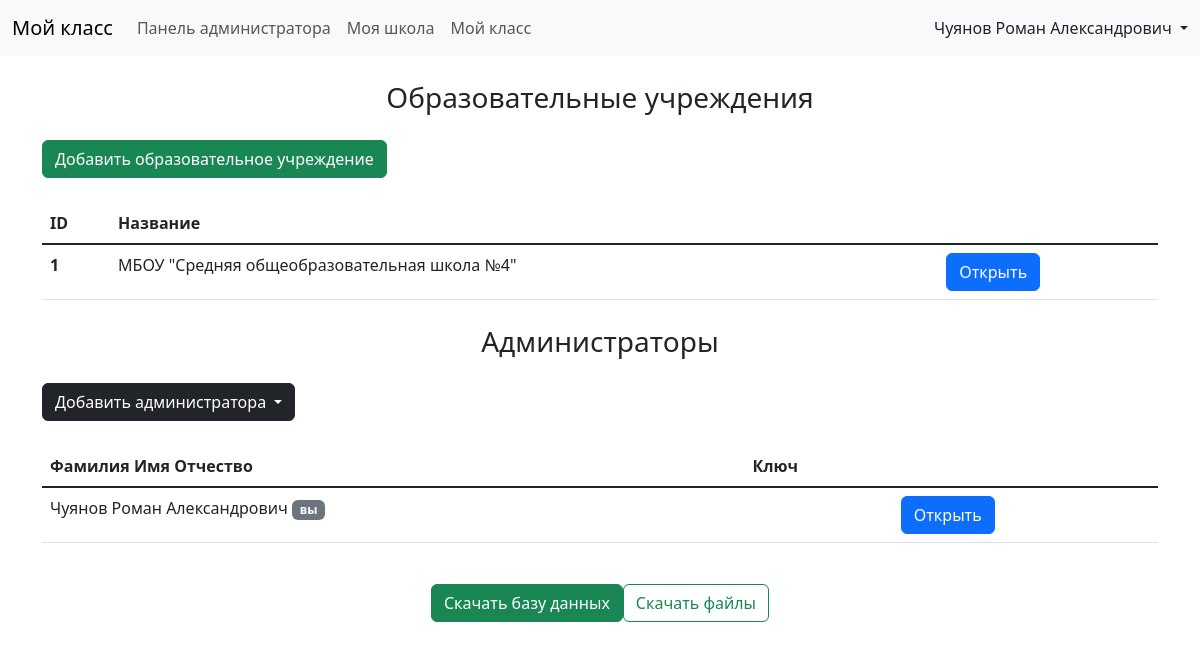
Page /admin_panel (signed in) on the committed database.
### data/models.py (models this page shows, shortened)
class User(SqlAlchemyBase, UserMixin, SerializerMixin):
    __tablename__ = 'users'
    serialize_rules = ("-user_class", "-school",)
    id = Column(Integer, primary_key=True, autoincrement=True)
    fullname = Column(String, nullable=False)
    class_id = Column(Integer, ForeignKey("classes.id"))
    school_id = Column(Integer, ForeignKey("schools.id"))
    login = Column(String, unique=True)
    hashed_password = Column(String)
    key = Column(String, unique=True)
    is_registered = Column(Boolean, nullable=False, default=False)
    is_arrived = Column(Boolean)
    arrival_time = Column(DateTime)
    list_times = Column(Text)
    statuses = Column(String, nullable=False, default="1")
    user_class = orm.relationship('Class')
    school = orm.relationship('School')

class School(SqlAlchemyBase, SerializerMixin):
    __tablename__ = 'schools'
    serialize_rules = ("-school_class", "-user",)
    id = Column(Integer, primary_key=True, autoincrement=True)
    name = Column(String, nullable=False)
    fullname = Column(Text)
    school_class = orm.relationship("Class", back_populates="school")
    user = orm.relationship("User", back_populates="school")

### main.py (the view)
@app.route('/admin_panel')
@login_required
def admin_panel():
    if not current_user.is_registered:  # noqa
        return redirect(url_for("finish_register"))
    db_sess = create_session()
    permission = db_sess.query(Permission).filter(Permission.title == "access_admin_panel").first()  # noqa
    if not allowed_permission(current_user, permission):
        db_sess.close()
        abort(403)
    schools = db_sess.query(School).all()
    admins = [user for user in db_sess.query(User).all() if
              max(list(map(int, user.statuses.split(", ")))) == db_sess.query(Status).filter(
                  Status.title == "Администратор").first().id]  # noqa
    db_sess.close()
    data = {
        "schools": schools,
        "admins": admins
    }
    return render_template("admin_panel.html", **data)

### data/db_session.py (called while the page is built)
def create_session() -> Session:
    global __factory
    return __factory()

### data/functions.py (called while the page is built)
def allowed_permission(user, permission, allow_default=True):
    if not (isinstance(user, (User, int)) or isinstance(permission, (Permission, int, str))):  # noqa
        raise TypeError
    db_sess = create_session()  # noqa
    if isinstance(user, int):
        user = db_sess.query(User).filter(User.id == user).first()  # noqa
    user: User
    statuses = db_sess.query(Status).filter(Status.id.in_(user.statuses.split(", "))).all()  # noqa
    db_sess.close()
    for status in statuses:
        if allowed_status_permission(status, permission, allow_default=allow_default):
            return True
    if allow_default:
        return False
    return

### main.py (called while the page is built)
@login_manager.user_loader
def load_user(user_id):
    db_sess = create_session()
    user = db_sess.query(User).get(user_id)
    permission = db_sess.query(Permission).filter(Permission.title == "login").first()  # noqa
    db_sess.close()
    if isinstance(user, User):
        if allowed_permission(user, permission):
            return user

### templates/admin_panel.html (shortened to what this page needs)
{% extends "base.html" %}
{% block content %}
    <div class="container" style="margin-top: 25px">
        <h3 style="text-align: center">Образовательные учреждения</h3>
    </div>
    <div class="container" style="margin-top: 25px">
        <a href="{{ url_for("add_school") }}" class="btn btn-success">Добавить образовательное учреждение</a>
    </div>
    <div class="container" style="margin-top: 25px">
        <table class="table">
            <thead>
            <tr>
                <th scope="col">ID</th>
                <th scope="col">Название</th>
                <th scope="col"></th>
            </tr>
            </thead>
            <tbody class="table-group-divider">
            {% for school in schools %}
                <tr>
                    <th scope="row">{{ school.id }}</th>
                    <td>{{ school.name }}</td>
                    <td>
                        <a href="{{ url_for("school_info", school_id=school.id) }}" class="btn btn-primary">
                            Открыть
                        </a>
                    </td>
                </tr>
            {% endfor %}
            </tbody>
        </table>
    </div>
    <div class="container" style="margin-top: 25px">
        <h3 style="text-align: center">Администраторы</h3>
    </div>
    <div class="container" style="margin-top: 25px">
        <div class="dropdown">
            <button class="btn btn-dark dropdown-toggle" type="button" data-bs-toggle="dropdown"
                    aria-expanded="false">
                Добавить администратора
            </button>
        </div>
    </div>
    <div class="container" style="margin-top: 25px">
        <table class="table">
            <thead>
            <tr>
                <th scope="col">Фамилия Имя Отчество</th>
                <th scope="col">Ключ</th>
                <th scope="col"></th>
            </tr>
            </thead>
            <tbody class="table-group-divider">
            {% for admin in admins %}
                <tr>
                    <td>
                        {{ admin.fullname }}
                        {% if admin.id == current_user.id %}
                            <span class="badge bg-secondary">вы</span>
                        {% endif %}
                    </td>
                    <td>
                    </td>
                    <td>
                        <form action="" method="post">
                            <a href="{{ url_for("profile_user", user_id=admin.id) }}"
                               class="btn btn-primary">
                                Открыть
                            </a>
                        </form>
                    </td>
                </tr>
            {% endfor %}
            </tbody>
        </table>
    </div>
    <div class="container-fluid" style="margin-top: 25px; justify-content: center; display: inline-flex">
        <a href="{{ url_for("download_db") }}" class="btn btn-success">
            Скачать базу данных
        </a>
        <a href="{{ url_for("download_files") }}" class="btn btn-outline-success">
            Скачать файлы
        </a>
    </div>
{% endblock %}

### templates/base.html (shortened to what this page needs)
<!doctype html>
<html lang="ru">
<head>
    <link href="https://cdn.jsdelivr.net/npm/bootstrap@5.3.0-alpha1/dist/css/bootstrap.min.css"
          rel="stylesheet"
>
    <link rel="stylesheet" href="https://cdn.jsdelivr.net/npm/bootstrap-icons@1.10.5/font/bootstrap-icons.css">
</head>
<header>
    <nav class="navbar navbar-expand-lg bg-body-tertiary">
        <div class="container-fluid">
            <a class="navbar-brand mb-0 h1" href="{{ url_for("home") }}">Мой класс</a>
            {% if current_user.is_authenticated %}
                <div class="collapse navbar-collapse" id="navbarSupportedContent">
                    <ul class="navbar-nav me-auto mb-2 mb-lg-0">
                        {% if "5" in current_user.statuses.split(", ") %}
                            <li class="nav-item">
                                <a class="nav-link" href="{{ url_for("admin_panel") }}">Панель администратора</a>
                            </li>
                        {% endif %}
                        {% if current_user.school_id %}
                            <li class="nav-item">
                                <a class="nav-link"
                                   href="{{ url_for("school_info", school_id=current_user.school_id) }}">
                                    Моя школа
                                </a>
                            </li>
                        {% endif %}
                        {% if current_user.class_id %}
                            <li class="nav-item">
                                <a class="nav-link"
                                   href="{{ url_for("class_info", school_id=current_user.school_id, class_id=current_user.class_id) }}">
                                    Мой класс
                                </a>
                            </li>
                        {% endif %}
                    </ul>
                    <div class="d-flex">
                        <div class="nav-item dropdown">
                            <a class="nav-link dropdown-toggle" role="button"
                               data-bs-toggle="dropdown" aria-expanded="false">
                                {{ current_user.fullname }}
                            </a>
                        </div>
                    </div>
                </div>
            {% endif %}
        </div>
    </nav>
</header>
<body>
{% block content %}
{% endblock %}
</body>
</html>

### rows in the picture
User: fullname "Чуянов Роман Александрович", shows "вы"
School: id "1", name "МБОУ \"Средняя общеобразовательная школа №4\""
